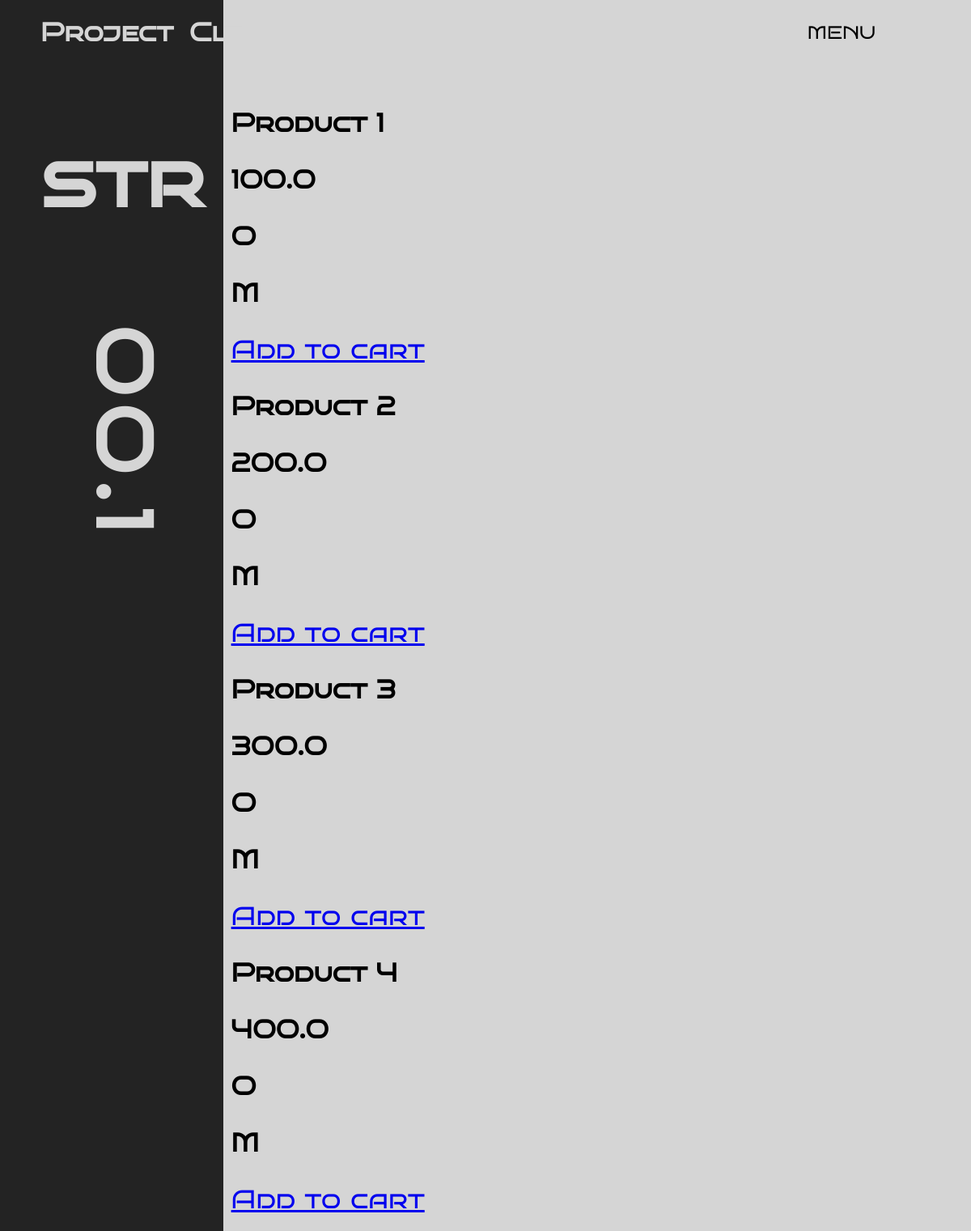
/catalog, run on the app's committed database.
### Store/models.py (models this page shows, shortened)
class Product(models.Model):
    name = models.CharField("Название товара", max_length=100)
    category = models.CharField("Категория", choices=CATEGORY_CHOICES, max_length=2)
    sex = models.CharField("Пол", choices=SEX_CHOICES, max_length=1)
    size = models.CharField("Размер", choices=SIZE_CHOICES, max_length=3)
    price = models.FloatField()
    image = models.ImageField(blank=True, upload_to="Store/static/products/")
    description = models.TextField("Описание", max_length=500, blank=True)
    def get_add_to_cart_url(self):
        return reverse("add_to_cart", kwargs={"pk": self.pk})

### Store/views.py (the view)
# urls.py: path("catalog", views.catalog, name="catalog"),
def catalog(request):
    products = Product.objects.all()
    context = {"products": products}
    return render(request, "Store/catalog.html", context=context)

### Store/templates/Store/catalog.html (shortened to what this page needs)
{% load static %}
<!DOCTYPE html>
<html lang="en">
  <head>
    <link rel="stylesheet" href="{% static '/css/style-index.css' %}" />
  </head>
  <body>
    <div class="header-container">
      <div class="header-left-part">
        <h1>Project</h1>
        <h1>Clt</h1>
      </div>
      <div class="header-right-part">
        <div class="header-right-part">
          <div class="dropdown">
            <button class="dropbtn"><a>MENU</a></button>
          </div>
        </div>
      </div>
    </div>
    <div class="main-container">
      <div class="main-container-left">
        <div class="main-container-left-up">
          <h1>str</h1>
        </div>
        <div class="main-container-right-down">
          <h1>00.1</h1>
        </div>
      </div>
      <div class="catalog">
        {% if products%} {% for product in products %}
        <div class="product">
          <div class="product-name">
            <h3>{{ product.name }}</h3>
          </div>
          <div class="product-price">
            <h3>{{ product.price }}</h3>
          </div>
          <div class="product-category">
            <h3>{{ product.category }}</h3>
          </div>
          <div class="product-size">
            <h3>{{ product.size }}</h3>
          </div>
          <div class="product-button">
            <a
              href="{{product.get_add_to_cart_url}}"
              class="btn btn-primary btn-lg"
              role="button"
              >Add to cart</a
            >
          </div>
        </div>
        {% endfor %} {% else %}
        <h1>There are no products</h1>
        {% endif %}
      </div>
    </div>
  </body>
</html>

### Store/static/css/style-index.css (style rules this page uses)
body { height: 100%; width: 100%; margin: 0px; background: rgb(213,213,213); background: linear-gradient(90deg, rgb(35, 35, 35) 23%, rgb(213,213,213) 23%); }
h1, h2, h3, h4, h5, a, p { font-size: 2em; font-family: Bruno-regular; }
.header-container { display: flex; }
.header-left-part { width: 150px; display: flex; flex-direction: row; margin-left: 50px; gap: 20px; color: rgb(213,213,213); }
.header-right-part { display: flex; flex-direction: row; margin-left: auto; margin-right: 30px; align-items: center; gap: 50px; list-style-type: none }
.header-right-part a { text-decoration: none; }
.dropbtn { color: black; padding: 8px; font-size: 0.7em; border: none; outline: none; background-color: transparent; cursor: pointer; }
.dropdown { position: relative; display: inline-block; margin-right: 50px; }
.main-container { display: flex; flex-direction: row; margin: 20px; }
.main-container-left-up { margin-left: 30px; margin-top: 50px; font-size: 3em; color: rgb(213,213,213); }
.main-container-right-down { margin-top: 200px; font-size: 3em; letter-spacing: 10px; transform: rotate(90deg); color: rgb(213,213,213); }

### data on the page
Product: name "Product 1", price "100.0", category "O", size "M"
Product: name "Product 2", price "200.0", category "O", size "M"
Product: name "Product 3", price "300.0", category "O", size "M"
Product: name "Product 4", price "400.0", category "O", size "M"
